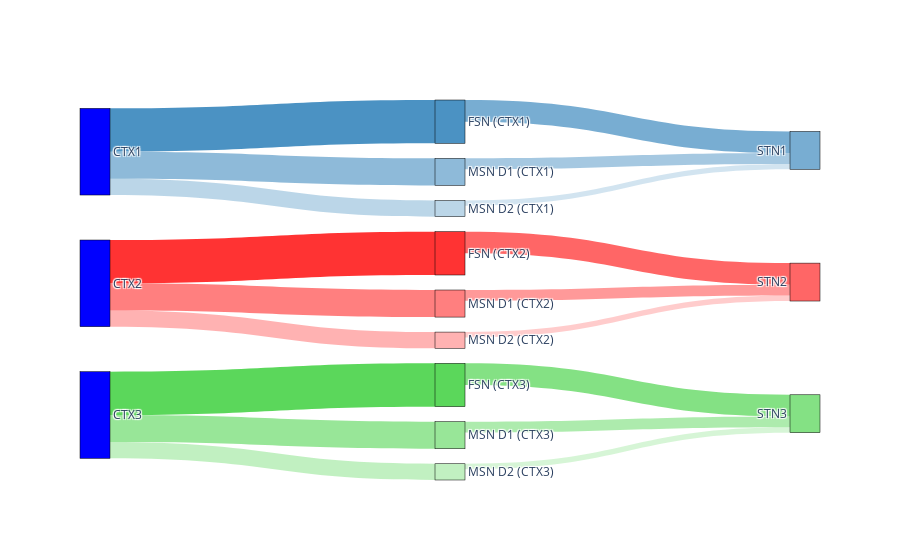

Notebook code cell kept with this figure:
### Code cell
labels = [
    "CTX1", "CTX2", "CTX3",  
    "FSN (CTX1)", "MSN D1 (CTX1)", "MSN D2 (CTX1)",  
    "FSN (CTX2)", "MSN D1 (CTX2)", "MSN D2 (CTX2)",  
    "FSN (CTX3)", "MSN D1 (CTX3)", "MSN D2 (CTX3)",  
    "STN1", "STN2", "STN3"  
]

source = [
    0, 0, 0,  
    1, 1, 1,  
    2, 2, 2   
]

target = [
    3, 4, 5,  
    6, 7, 8,  
    9, 10, 11 
]

source += [
    3, 4, 5,  
    6, 7, 8,  
    9, 10, 11 
]

target += [
    12, 12, 12,  
    13, 13, 13,  
    14, 14, 14   
]

value = [
    8, 5, 3,  
    8, 5, 3,  
    8, 5, 3,  
    4, 2, 1,  
    4, 2, 1,  
    4, 2, 1   
]

link_colors = [
    "rgba(31, 119, 180, 0.8)", "rgba(31, 119, 180, 0.5)", "rgba(31, 119, 180, 0.3)",  
    "rgba(255, 0, 0, 0.8)", "rgba(255, 0, 0, 0.5)", "rgba(255, 0, 0, 0.3)",          
    "rgba(50, 205, 50, 0.8)", "rgba(50, 205, 50, 0.5)", "rgba(50, 205, 50, 0.3)",    
    "rgba(31, 119, 180, 0.6)", "rgba(31, 119, 180, 0.4)", "rgba(31, 119, 180, 0.2)",  
    "rgba(255, 0, 0, 0.6)", "rgba(255, 0, 0, 0.4)", "rgba(255, 0, 0, 0.2)",          
    "rgba(50, 205, 50, 0.6)", "rgba(50, 205, 50, 0.4)", "rgba(50, 205, 50, 0.2)"     
]

node_colors = [
    "blue", "blue", "blue",
    "rgba(31, 119, 180, 0.8)", "rgba(31, 119, 180, 0.5)", "rgba(31, 119, 180, 0.3)",  
    "rgba(255, 0, 0, 0.8)", "rgba(255, 0, 0, 0.5)", "rgba(255, 0, 0, 0.3)",          
    "rgba(50, 205, 50, 0.8)", "rgba(50, 205, 50, 0.5)", "rgba(50, 205, 50, 0.3)",    
    "rgba(31, 119, 180, 0.6)", "rgba(255, 0, 0, 0.6)", "rgba(50, 205, 50, 0.6)"      
]

fig = go.Figure(go.Sankey(
    node=dict(
        pad=15,
        thickness=30,
        line=dict(color="black", width=0.5),
        label=labels,
        color=node_colors
    ),
    link=dict(
        source=source,
        target=target,
        value=value,
        color=link_colors
    )
))

fig.show()

### Figure 1 — Plotly figure (JSON) as saved in the notebook; plotly's stock layout.template omitted (floating-point values rounded to 4 significant figures)
{"data": [{"link": {"color": ["rgba(31, 119, 180, 0.8)", "rgba(31, 119, 180, 0.5)", "rgba(31, 119, 180, 0.3)", "rgba(255, 0, 0, 0.8)", "rgba(255, 0, 0, 0.5)", "rgba(255, 0, 0, 0.3)", "rgba(50, 205, 50, 0.8)", "rgba(50, 205, 50, 0.5)", "rgba(50, 205, 50, 0.3)", "rgba(31, 119, 180, 0.6)", "rgba(31, 119, 180, 0.4)", "rgba(31, 119, 180, 0.2)", "rgba(255, 0, 0, 0.6)", "rgba(255, 0, 0, 0.4)", "rgba(255, 0, 0, 0.2)", "rgba(50, 205, 50, 0.6)", "rgba(50, 205, 50, 0.4)", "rgba(50, 205, 50, 0.2)"], "source": [0, 0, 0, 1, 1, 1, 2, 2, 2, 3, 4, 5, 6, 7, 8, 9, 10, 11], "target": [3, 4, 5, 6, 7, 8, 9, 10, 11, 12, 12, 12, 13, 13, 13, 14, 14, 14], "value": [8, 5, 3, 8, 5, 3, 8, 5, 3, 4, 2, 1, 4, 2, 1, 4, 2, 1]}, "node": {"color": ["blue", "blue", "blue", "rgba(31, 119, 180, 0.8)", "rgba(31, 119, 180, 0.5)", "rgba(31, 119, 180, 0.3)", "rgba(255, 0, 0, 0.8)", "rgba(255, 0, 0, 0.5)", "rgba(255, 0, 0, 0.3)", "rgba(50, 205, 50, 0.8)", "rgba(50, 205, 50, 0.5)", "rgba(50, 205, 50, 0.3)", "rgba(31, 119, 180, 0.6)", "rgba(255, 0, 0, 0.6)", "rgba(50, 205, 50, 0.6)"], "label": ["CTX1", "CTX2", "CTX3", "FSN (CTX1)", "MSN D1 (CTX1)", "MSN D2 (CTX1)", "FSN (CTX2)", "MSN D1 (CTX2)", "MSN D2 (CTX2)", "FSN (CTX3)", "MSN D1 (CTX3)", "MSN D2 (CTX3)", "STN1", "STN2", "STN3"], "line": {"color": "black", "width": 0.5}, "pad": 15, "thickness": 30}, "type": "sankey"}], "layout": {}}
